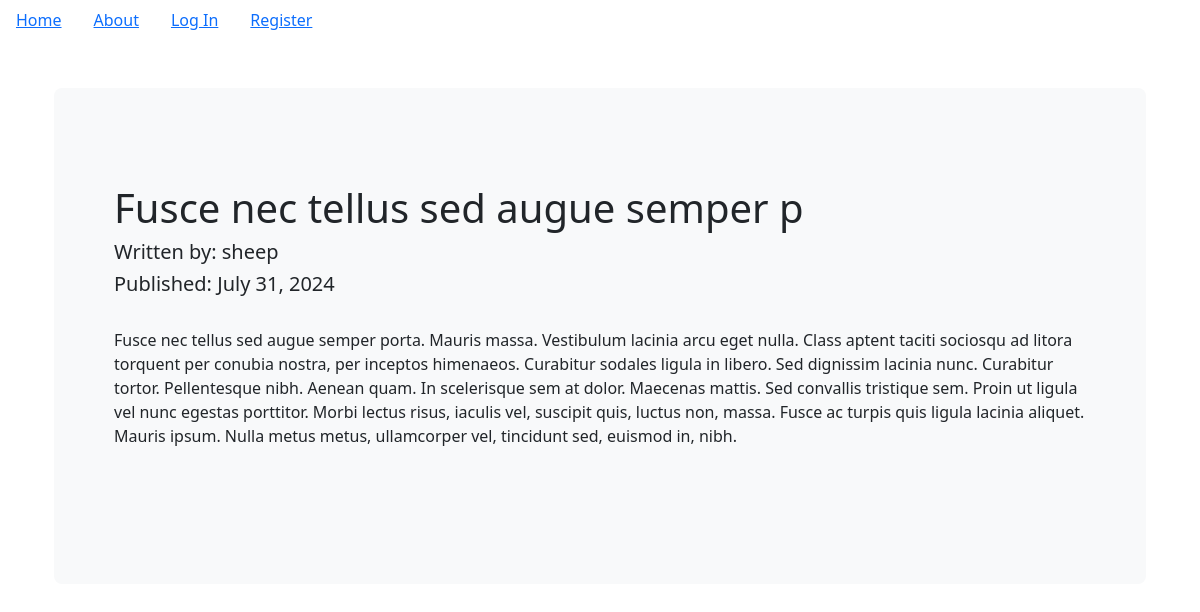
/7, run on the app's committed database.
### puppycompanyblog/models.py (models this page shows, shortened)
class BlogPost(db.Model):
    users = db.relationship(User)
    id = db.Column(db.Integer,primary_key=True)
    user_id = db.Column(db.Integer,db.ForeignKey('users.id'),nullable=False)
    date = db.Column(db.DateTime,nullable=False,default=datetime.utcnow)
    title = db.Column(db.String(140),nullable=False)
    text = db.Column(db.Text,nullable=False)

class User(db.Model,UserMixin):
    __tablename__ = 'users'
    id = db.Column(db.Integer,primary_key=True)
    profile_image = db.Column(db.String(64),nullable=False,default='default_profile.png')
    email = db.Column(db.String(64),unique=True,index=True)
    username = db.Column(db.String(64),unique=True,index=True)
    password_hash = db.Column(db.String(128))
    posts = db.relationship('BlogPost',backref='author',lazy=True)

### puppycompanyblog/users/views.py (the view)
@users.route("/<username>")
def user_posts(username):
    page = request.args.get('page',1,type=int)
    user = User.query.filter_by(username=username).first_or_404()
    blog_posts = BlogPost.query.filter_by(author=user).order_by(BlogPost.date.desc()).paginate(page=page,per_page=5)
    return render_template('user_blog_posts.html',blog_posts=blog_posts,user=user)

### puppycompanyblog/blog_posts/views.py (called while the page is built)
@blog_posts.route('/<int:blog_post_id>')
def blog_post(blog_post_id):
  blog_post = BlogPost.query.get_or_404(blog_post_id)
  return render_template('blog_post.html',
                         title=blog_post.title,
                         date=blog_post.date,post=blog_post)

### puppycompanyblog/templates/blog_post.html (shortened to what this page needs)
{% extends "base.html" %}
{% block content %}
<div class="container py-5">
  <div class="p-5 mb-4 bg-light rounded-3">
    <div class="container-fluid py-5">
     <h1>{{post.title}}</h1>
     <h5>Written by: {{post.author.username}}</h5>
     <h5>Published: {{post.date.strftime('%B %d, %Y')}}</h5>
     <br>
     <p>{{post.text}}</p>
     <br>
    </div>
  </div>
</div>
{% endblock %}

### data on the page
BlogPost: title "Fusce nec tellus sed augue semper p", date "July 31, 2024", text "Fusce nec tellus sed augue semper porta. Mauris massa. Vestibulum lacinia arcu eget nulla. Class aptent taciti sociosqu ad litora torquent per conubia nostra, per inceptos himenaeos. Curabitur sodales ligula in libero. Sed dignissim lacinia nunc. Curabitur tortor. Pellentesque nibh. Aenean quam. In scelerisque sem at dolor. Maecenas mattis. Sed convallis tristique sem. Proin ut ligula vel nunc egestas porttitor. Morbi lectus risus, iaculis vel, suscipit quis, luctus non, massa. Fusce ac turpis quis ligula lacinia aliquet. Mauris ipsum. Nulla metus metus, ullamcorper vel, tincidunt sed, euismod in, nibh."
User: author.username "sheep"
